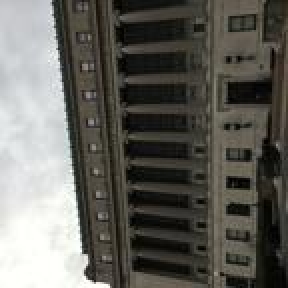
%> input picture data_reshape/ref/but_007_144.jpg, 144 x 144 px (shown 2 times larger)
$ octave --eval "result = sa_sift(imread('data_reshape/ref/but_007_144.jpg'));"   (GNU Octave 9; MATLAB toolbox functions it lacks are replaced by stand-ins)
%> lines starting %> are read from the running program, lines starting %| are printed output that depends on the picture
### im2double2gray.m
function [ I ] = im2double2gray( im )
%im2double2gray
%   image double to gray

I=im2double(im) ;

if(size(I,3) > 1)
  I = rgb2gray( I ) ;
%> I: size 144x144 double
end

end

### sift_precomp/sift.m
function [frames,descriptors,gss,dogss]=sift(I,varargin)
% SIFT Extract SIFT features
%   [FRAMES,DESCR]=SIFT(I) extracts the SIFT frames FRAMES and their
%   descriptors DESCR from the image I.
%
%   The image I must be gray-scale, of storage class DOUBLE and
%   ranging in [0,1].
%
%   FRAMES is a 4xK matrix storing one SIFT frame per column. Its
%   format is:
%
%     FRAMES(1:2,k)  center (X,Y) of the frame k,
%     FRAMES(3,k)    scale SIGMA of the frame k,
%     FRAMES(4,k)    orientation THETA of the frame k.
%
%   Note that the X,Y center coordinates are (0,0) based, contrary to
%   the standard MATLAB convention that uses (1,1) as the top-left
%   image coordiante. The plotting function PLOTSIFTFRAME() and
%   PLOTSIFTDESCRIPTOR() automatically shift the keypoints to the
%   default (1,1) reference.
%
%   DESCR is a DxK matrix stores one descriptor per columm (usually
%   D=128).
%
%   [FRAMES,DESCR,GSS,DOGSS]=SIFT(...) returns the Gaussian and
%   Difference of Gaussians scale spaces computed by the algorithm.
%
%   The function accepts the following option-value pairs:
%
%   Verbosity - Verbosity level [{0},1]
%     0 = quiet, 1 = print detailed progress report
%
%   BoundaryPoint - Remove frames on the image boundaries [0,{1}]
%     Remove points whose descriptor intersects the boundary.
%
%   NumOctaves - Number of octaves [1,2,...]
%     Number of octaves of the Gaussian scale space. By default it is
%     computed to cover all possible feature sizes.
%
%   FirstOctave - Index of the first octave [...,-1,{0},+1,...]
%     Setting the parameter to -1 has the effect of doubling the image
%     before computing the scale space.
%
%   NumLevels - [1,2,...]
%     Number of scale levels within each octave.
%
%   Sigma0 - Base smoothing [pixels]
%     Smoothing of the level 0 of octave 0 of the scale space. By
%     default it is set to be equivalent to the value 1.6 of [1].
%     Since however 1.6 is the smoothing of the level -1 and Simga0
%     of the level 0, the actual value is NOT 1.6.
%
%   SigmaN - Nominal smoothing [pixels, {0.5}]
%     Nominal smoothing of the input image.
%
%   Threshold - Strenght threshold [>= 0, {0.01}]
%     Maxima of the DOG scale space [1] below this threshold are
%     ignored. Smaller values accept more features.
%
%   EdgeThreshold - Localization threshold [>= 0, {10}]
%     Feature which have flattness score [1] above this threshold are
%     ignored. Bigger values accept more features.
%
%   Magnif - Descriptor window magnification
%     See SIFTDESCRIPTOR().
%
%   NumSpatialBins - Number of spatial bins [2,{4},6,...]
%     See SIFTDESCRIPTOR().
%
%   NumOrientbins - Number of orientation bins [1,2,...,{8},...]
%     See SIFTDESCRIPTOR().
%
%  REFERENCES
%  [1] D. G. Lowe, "Distinctive image features from scale-invariant
%      keypoints," IJCV, vol. 2, no. 60, pp. 91 110, 2004.
%
%   See also GAUSSIANSS(), DIFFSS(), PLOTSIFTFRAME(), PLOTSIFTDESCRIPTOR(),
%            SIFTDESCRIPTOR(), SIFTMATCH().
%

% AUTORIGHTS
% Copyright (c) 2006 The Regents of the University of California.
% All Rights Reserved.
%
% Created by Andrea Vedaldi
% UCLA Vision Lab - Department of Computer Science
%
% Permission to use, copy, modify, and distribute this software and its
% documentation for educational, research and non-profit purposes,
% without fee, and without a written agreement is hereby granted,
% provided that the above copyright notice, this paragraph and the
% following three paragraphs appear in all copies.
%
% This software program and documentation are copyrighted by The Regents
% of the University of California. The software program and
% documentation are supplied "as is", without any accompanying services
% from The Regents. The Regents does not warrant that the operation of
% the program will be uninterrupted or error-free. The end-user
% understands that the program was developed for research purposes and
% is advised not to rely exclusively on the program for any reason.
%
% This software embodies a method for which the following patent has
% been issued: "Method and apparatus for identifying scale invariant
% features in an image and use of same for locating an object in an
% image," David G. Lowe, US Patent 6,711,293 (March 23,
% 2004). Provisional application filed March 8, 1999. Asignee: The
% University of British Columbia.
%
% IN NO EVENT SHALL THE UNIVERSITY OF CALIFORNIA BE LIABLE TO ANY PARTY
% FOR DIRECT, INDIRECT, SPECIAL, INCIDENTAL, OR CONSEQUENTIAL DAMAGES,
% INCLUDING LOST PROFITS, ARISING OUT OF THE USE OF THIS SOFTWARE AND
% ITS DOCUMENTATION, EVEN IF THE UNIVERSITY OF CALIFORNIA HAS BEEN
% ADVISED OF THE POSSIBILITY OF SUCH DAMAGE. THE UNIVERSITY OF
% CALIFORNIA SPECIFICALLY DISCLAIMS ANY WARRANTIES, INCLUDING, BUT NOT
% LIMITED TO, THE IMPLIED WARRANTIES OF MERCHANTABILITY AND FITNESS FOR
% A PARTICULAR PURPOSE. THE SOFTWARE PROVIDED HEREUNDER IS ON AN "AS IS"
% BASIS, AND THE UNIVERSITY OF CALIFORNIA HAS NO OBLIGATIONS TO PROVIDE
% MAINTENANCE, SUPPORT, UPDATES, ENHANCEMENTS, OR MODIFICATIONS.

% --------------------------------------------------------------------
%                                                  Check the arguments
% --------------------------------------------------------------------
if(nargin < 1)
  error('At least one argument is required.') ;
end

[M,N,C] = size(I) ;

% Lowe's equivalents choices
S      =  3 ;
omin   = -1 ;
O      = floor(log2(min(M,N)))-omin-3 ; % up to 8x8 images
sigma0 = 1.6*2^(1/S) ;                  % smooth lev. -1 at 1.6
sigman = 0.5 ;
thresh = 0.04 / S / 2 ;
r      = 10 ;
NBP    = 4 ;
NBO    = 8 ;
magnif = 3.0 ;

% Parese input
compute_descriptor = 0 ;
discard_boundary_points = 1 ;
verb = 0 ;

for k=1:2:length(varargin)
  switch lower(varargin{k})

    case 'numoctaves'
      O = varargin{k+1} ;

    case 'firstoctave'
      omin = varargin{k+1} ;

    case 'numlevels'
      S = varargin{k+1} ;

    case 'sigma0'
      sigma0 = varargin{k+1} ;

    case 'sigman'
      sigmaN = varargin{k+1} ;

    case 'threshold'
      thresh = varargin{k+1} ;

    case 'edgethreshold'
      r = varargin{k+1} ;

    case 'boundarypoint'
     discard_boundary_points = varargin{k+1} ;

    case 'numspatialbins'
      NBP = varargin{k+1} ;

    case 'numorientbins'
      NBO = varargin{k+1} ;

    case 'magnif'
      magnif = varargin{k+1} ;

    case 'verbosity'
     verb = varargin{k+1} ;

    otherwise
      error(['Unknown parameter ''' varargin{k} '''.']) ;
  end
end
%> after the loop, NBO = 8; NBP = 4; S = 3; discard_boundary_points = 1; magnif = 3; omin = -1; r = 10; sigma0 = 2.02; thresh = 0.00667; verb = 0

% Arguments sanity check
if C > 1
  error('I should be a grayscale image') ;
end

frames      = [] ;
descriptors = [] ;

% --------------------------------------------------------------------
%                                         SIFT Detector and Descriptor
% --------------------------------------------------------------------

% Compute scale spaces
if verb>0, fprintf('SIFT: computing scale space...') ; tic ; end

gss = gaussianss(I,sigman,O,S,omin,-1,S+1,sigma0) ;

if verb>0, fprintf('(%.3f s gss; ',toc) ; tic ; end

dogss = diffss(gss) ;

if verb > 0, fprintf('%.3f s dogss) done\n',toc) ; end
if verb > 0
  fprintf('SIFT scale space parameters [PropertyName in brackets]\n');
  fprintf('  sigman [SigmaN]        : %f\n', sigman) ;
  fprintf('  sigma0 [Sigma0]        : %f\n', dogss.sigma0) ;
  fprintf('       O [NumOctaves]    : %d\n', dogss.O) ;
  fprintf('       S [NumLevels]     : %d\n', dogss.S) ;
  fprintf('    omin [FirstOctave]   : %d\n', dogss.omin) ;
  fprintf('    smin                 : %d\n', dogss.smin) ;
  fprintf('    smax                 : %d\n', dogss.smax) ;
  fprintf('SIFT detector parameters\n')
  fprintf('  thersh [Threshold]     : %e\n', thresh) ;
  fprintf('       r [EdgeThreshold] : %.3f\n', r) ;
  fprintf('SIFT descriptor parameters\n')
  fprintf('  magnif [Magnif]        : %.3f\n', magnif) ;
  fprintf('     NBP [NumSpatialBins]: %d\n', NBP) ;
  fprintf('     NBO [NumOrientBins] : %d\n', NBO) ;
end

for o=1:gss.O
  if verb > 0
    fprintf('SIFT: processing octave %d\n', o-1+omin) ;
                tic ;
  end

  % Local maxima of the DOG octave
  % The 80% tricks discards early very weak points before refinement.
  idx = siftlocalmax(  dogss.octave{o}, 0.8*thresh  ) ;
  idx = [idx , siftlocalmax( - dogss.octave{o}, 0.8*thresh)] ;

  K=length(idx) ;
  [i,j,s] = ind2sub( size( dogss.octave{o} ), idx ) ;
  y=i-1 ;
  x=j-1 ;
  s=s-1+dogss.smin ;
  oframes = [x(:)';y(:)';s(:)'] ;

  if verb > 0
    fprintf('SIFT: %d initial points (%.3f s)\n', ...
      size(oframes, 2), toc) ;
    tic ;
  end

  % Remove points too close to the boundary
  if discard_boundary_points
    % radius = maginf * sigma * NBP / 2
    % sigma = sigma0 * 2^s/S

    rad = magnif * gss.sigma0 * 2.^(oframes(3,:)/gss.S) * NBP / 2 ;
    sel=find(...
      oframes(1,:)-rad >= 1                     & ...
      oframes(1,:)+rad <= size(gss.octave{o},2) & ...
      oframes(2,:)-rad >= 1                     & ...
      oframes(2,:)+rad <= size(gss.octave{o},1)     ) ;
    oframes=oframes(:,sel) ;

    if verb > 0
      fprintf('SIFT: %d away from boundary\n', size(oframes,2)) ;
      tic ;
    end
  end

  % Refine the location, threshold strength and remove points on edges
  oframes = siftrefinemx(...
    oframes, ...
    dogss.octave{o}, ...
    dogss.smin, ...
    thresh, ...
    r) ;

  if verb > 0
    fprintf('SIFT: %d refined (%.3f s)\n', ...
            size(oframes,2),toc) ;
    tic ;
  end

  % Compute the oritentations
  oframes = siftormx(...
    oframes, ...
    gss.octave{o}, ...
    gss.S, ...
    gss.smin, ...
    gss.sigma0 ) ;

  % Store frames
  x     = 2^(o-1+gss.omin) * oframes(1,:) ;
  y     = 2^(o-1+gss.omin) * oframes(2,:) ;
  sigma = 2^(o-1+gss.omin) * gss.sigma0 * 2.^(oframes(3,:)/gss.S) ;
  frames = [frames, [x(:)' ; y(:)' ; sigma(:)' ; oframes(4,:)] ] ;


  % Descriptors
  if nargout > 1
    if verb > 0
      fprintf('SIFT: computing descriptors...') ;
      tic ;
    end

    sh = siftdescriptor(...
      gss.octave{o}, ...
      oframes, ...
      gss.sigma0, ...
      gss.S, ...
      gss.smin, ...
      'Magnif', magnif, ...
      'NumSpatialBins', NBP, ...
      'NumOrientBins', NBO) ;

    descriptors = [descriptors, sh] ;

    if verb > 0, fprintf('done (%.3f s)\n',toc) ; end
  end
end

### sift_precomp/gaussianss.m
function SS = gaussianss(I,sigman,O,S,omin,smin,smax,sigma0)
%> called with sigman = 0.5, O = 5, S = 3, omin = -1, smin = -1, smax = 4, sigma0 = 2.02
% GAUSSIANSS
%   SS = GAUSSIANSS(I,SIGMAN,O,S,OMIN,SMIN,SMAX,SIGMA0) returns the
%   Gaussian scale space of image I. Image I is assumed to be
%   pre-smoothed at level SIGMAN. O,S,OMIN,SMIN,SMAX,SIGMA0 are the
%   parameters of the scale space as explained in PDF:SIFT.USER.SS.
%
%   See also DIFFSS(), PDF:SIFT.USER.SS.

% History
%  4-15-2006  Fixed some comments

% AUTORIGHTS
% Copyright (c) 2006 The Regents of the University of California.
% All Rights Reserved.
%
% Created by Andrea Vedaldi
% UCLA Vision Lab - Department of Computer Science
%
% Permission to use, copy, modify, and distribute this software and its
% documentation for educational, research and non-profit purposes,
% without fee, and without a written agreement is hereby granted,
% provided that the above copyright notice, this paragraph and the
% following three paragraphs appear in all copies.
%
% This software program and documentation are copyrighted by The Regents
% of the University of California. The software program and
% documentation are supplied "as is", without any accompanying services
% from The Regents. The Regents does not warrant that the operation of
% the program will be uninterrupted or error-free. The end-user
% understands that the program was developed for research purposes and
% is advised not to rely exclusively on the program for any reason.
%
% This software embodies a method for which the following patent has
% been issued: "Method and apparatus for identifying scale invariant
% features in an image and use of same for locating an object in an
% image," David G. Lowe, US Patent 6,711,293 (March 23,
% 2004). Provisional application filed March 8, 1999. Asignee: The
% University of British Columbia.
%
% IN NO EVENT SHALL THE UNIVERSITY OF CALIFORNIA BE LIABLE TO ANY PARTY
% FOR DIRECT, INDIRECT, SPECIAL, INCIDENTAL, OR CONSEQUENTIAL DAMAGES,
% INCLUDING LOST PROFITS, ARISING OUT OF THE USE OF THIS SOFTWARE AND
% ITS DOCUMENTATION, EVEN IF THE UNIVERSITY OF CALIFORNIA HAS BEEN
% ADVISED OF THE POSSIBILITY OF SUCH DAMAGE. THE UNIVERSITY OF
% CALIFORNIA SPECIFICALLY DISCLAIMS ANY WARRANTIES, INCLUDING, BUT NOT
% LIMITED TO, THE IMPLIED WARRANTIES OF MERCHANTABILITY AND FITNESS FOR
% A PARTICULAR PURPOSE. THE SOFTWARE PROVIDED HEREUNDER IS ON AN "AS IS"
% BASIS, AND THE UNIVERSITY OF CALIFORNIA HAS NO OBLIGATIONS TO PROVIDE
% MAINTENANCE, SUPPORT, UPDATES, ENHANCEMENTS, OR MODIFICATIONS.

% --------------------------------------------------------------------
%                                                  Check the arguments
% --------------------------------------------------------------------
if(nargin < 6)
  error('Six arguments are required.') ;
end

if(~isreal(I) || ndims(I) > 2)
  error('I must be a real two dimensional matrix') ;
end

if(smin >= smax)
  error('smin must be greather or equal to smax') ;
end

% --------------------------------------------------------------------
%                                                           Do the job
% --------------------------------------------------------------------

% Scale multiplicative step
k = 2^(1/S) ;
%> k = 1.26

% Lowe's convention: the scale (o,s)=(0,-1) has standard deviation
% 1.6 (was it variance?)
if(nargin < 7)
  sigma0 = 1.6 * k ;
end

dsigma0 = sigma0 * sqrt(1 - 1/k^2) ; % Scale step factor
%> dsigma0 = 1.23
sigman  = 0.5 ;                      % Nominal smoothing of the image

% Scale space structure
SS.O          = O ;
%> SS.O = 5
SS.S          = S ;
%> SS.S = 3
SS.sigma0     = sigma0 ;
%> SS.sigma0 = 2.02
SS.omin       = omin ;
%> SS.omin = -1
SS.smin       = smin ;
SS.smax       = smax ;
%> SS.smax = 4

% If mino < 0, multiply the size of the image.
% (The rest of the code is consistent with this.)
if omin < 0
  for o=1:-omin
    I = doubleSize(I) ;
  end
%> this loop made 1 pass
%> (M in doubleSize, N in doubleSize) on pass 1: (144, 144)
%> pass 1, in gaussianss, `I = doubleSize(I) ;`:
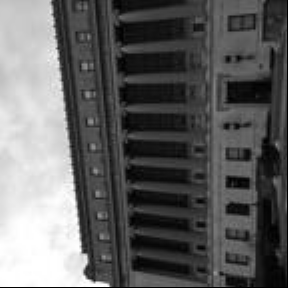
%> I: size 288x288 double; min 0, max 1, mean 0.38
elseif omin > 0
  for o=1:omin
    I = halveSize(I) ;
  end
end

[M,N] = size(I) ;

% Index offset
so = -smin+1 ;

% --------------------------------------------------------------------
%                                                         First octave
% --------------------------------------------------------------------
%
% The first level of the first octave has scale index (o,s) =
% (omin,smin) and scale coordinate
%
%    sigma(omin,smin) = sigma0 2^omin k^smin
%
% The input image I is at nominal scale sigman. Thus in order to get
% the first level of the pyramid we need to apply a smoothing of
%
%   sqrt( (sigma0 2^omin k^smin)^2 - sigman^2 ).
%
% As we have pre-scaled the image omin octaves (up or down,
% depending on the sign of omin), we need to correct this value
% by dividing by 2^omin, getting
%e
%   sqrt( (sigma0 k^smin)^2 - (sigman/2^omin)^2 )
%

if(sigma0 * 2^omin * k^smin < sigman)
  warning('The nominal smoothing exceeds the lowest level of the scale space.') ;
end

SS.octave{1} = zeros(M,N,smax-smin+1) ;
SS.octave{1}(:,:,1)  = imsmooth(I, ...
  sqrt((sigma0*k^smin)^2  - (sigman/2^omin)^2)) ;

for s=smin+1:smax
  % Here we go from (omin,s-1) to (omin,s). The extra smoothing
  % standard deviation is
  %
  %  (sigma0 2^omin 2^(s/S) )^2 - (simga0 2^omin 2^(s/S-1/S) )^2
  %
  % Aftred dividing by 2^omin (to take into account the fact
  % that the image has been pre-scaled omin octaves), the
  % standard deviation of the smoothing kernel is
  %
  %   dsigma = sigma0 k^s sqrt(1-1/k^2)
  %
  dsigma = k^s * dsigma0 ;
  SS.octave{1}(:,:,s +so) = ...
    imsmooth(squeeze(...
    SS.octave{1}(:,:,s-1 +so)...
    ), dsigma )  ;
end
%> this loop made 5 passes
%> dsigma on passes 1 to 5: 1.23, 1.55, 1.95, 2.45, 3.09
%> after the loop, SS = {O 5, S 3, sigma0 2.02, omin -1, smin -1, smax 4}


% --------------------------------------------------------------------
%                                                        Other octaves
% --------------------------------------------------------------------

for o=2:O
  % We need to initialize the first level of octave (o,smin) from
  % the closest possible level of the previous octave. A level (o,s)
  % in this octave corrsponds to the level (o-1,s+S) in the previous
  % octave. In particular, the level (o,smin) correspnds to
  % (o-1,smin+S). However (o-1,smin+S) might not be among the levels
  % (o-1,smin), ..., (o-1,smax) that we have previously computed.
  % The closest pick is
  %
  %                       /  smin+S    if smin+S <= smax
  % (o-1,sbest) , sbest = |
  %                       \  smax      if smin+S > smax
  %
  % The amount of extra smoothing we need to apply is then given by
  %
  %  ( sigma0 2^o 2^(smin/S) )^2 - ( sigma0 2^o 2^(sbest/S - 1) )^2
  %
  % As usual, we divide by 2^o to cancel out the effect of the
  % downsampling and we get
  %
  %  ( sigma 0 k^smin )^2 - ( sigma0 2^o k^(sbest - S) )^2
  %
  sbest = min(smin + S, smax) ;
  TMP = halveSize(squeeze(SS.octave{o-1}(:,:,sbest+so))) ;
  target_sigma = sigma0 * k^smin ;
    prev_sigma = sigma0 * k^(sbest - S) ;

  if(target_sigma > prev_sigma)
          TMP = imsmooth(TMP, sqrt(target_sigma^2 - prev_sigma^2) ) ;
  end
  [M,N] = size(TMP) ;

  SS.octave{o} = zeros(M,N,smax-smin+1) ;
  SS.octave{o}(:,:,1) = TMP ;

  for s=smin+1:smax
    % The other levels are determined as above for the first octave.
    dsigma = k^s * dsigma0 ;
    SS.octave{o}(:,:,s +so) = ...
      imsmooth(squeeze(...
      SS.octave{o}(:,:,s-1 +so)...
      ), dsigma)  ;
  end

end
%> this loop made 4 passes
%> (M, N) on passes 1 to 4: (144, 144), (72, 72), (36, 36), (18, 18)
%> pass 1, in halveSize, `J=I(1:2:end,1:2:end) ;`:
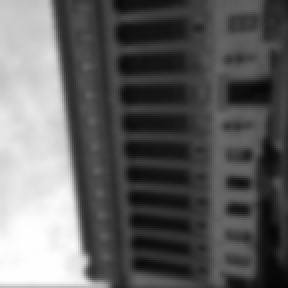
%> J: size 144x144 double (shown 2 times larger); min 0.0224, max 1, mean 0.381
%> pass 2, in halveSize (call 2), `J=I(1:2:end,1:2:end) ;`:
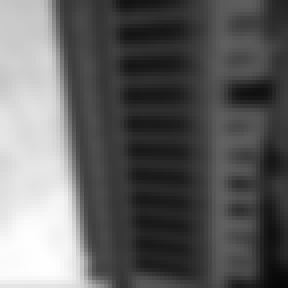
%> J: size 72x72 double (shown 4 times larger); min 0.03, max 0.999, mean 0.383
%> pass 3, in halveSize (call 3), `J=I(1:2:end,1:2:end) ;`:
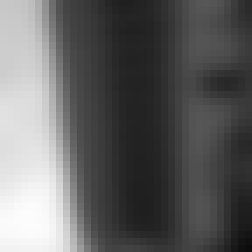
%> J: size 36x36 double (shown 7 times larger); min 0.0528, max 0.992, mean 0.387

% -------------------------------------------------------------------------
%                                                       Auxiliary functions
% -------------------------------------------------------------------------
function J = doubleSize(I)
[M,N]=size(I) ;
J = zeros(2*M,2*N) ;
J(1:2:end,1:2:end) = I ;
J(2:2:end-1,2:2:end-1) = ...
  0.25*I(1:end-1,1:end-1) + ...
  0.25*I(2:end,1:end-1) + ...
  0.25*I(1:end-1,2:end) + ...
  0.25*I(2:end,2:end) ;
J(2:2:end-1,1:2:end) = ...
  0.5*I(1:end-1,:) + ...
    0.5*I(2:end,:) ;
J(1:2:end,2:2:end-1) = ...
  0.5*I(:,1:end-1) + ...
    0.5*I(:,2:end) ;

function J = halveSize(I)
J=I(1:2:end,1:2:end) ;
% [5 lines of commented-out code are left out]

### sift_precomp/diffss.m
function dss = diffss(ss)
% DIFFSS  Difference of scale space
%   DSS=DIFFSS(SS) returns a scale space DSS obtained by subtracting
%   consecutive levels of the scale space SS.
%
%   In SIFT, this function is used to compute the difference of
%   Gaussian scale space from the Gaussian scale space of an image.
%
%   See also GAUSSIANSS(), PDF:SIFT.USER.SS.

% AUTORIGHTS
% Copyright (c) 2006 The Regents of the University of California.
% All Rights Reserved.
%
% Created by Andrea Vedaldi
% UCLA Vision Lab - Department of Computer Science
%
% Permission to use, copy, modify, and distribute this software and its
% documentation for educational, research and non-profit purposes,
% without fee, and without a written agreement is hereby granted,
% provided that the above copyright notice, this paragraph and the
% following three paragraphs appear in all copies.
%
% This software program and documentation are copyrighted by The Regents
% of the University of California. The software program and
% documentation are supplied "as is", without any accompanying services
% from The Regents. The Regents does not warrant that the operation of
% the program will be uninterrupted or error-free. The end-user
% understands that the program was developed for research purposes and
% is advised not to rely exclusively on the program for any reason.
%
% This software embodies a method for which the following patent has
% been issued: "Method and apparatus for identifying scale invariant
% features in an image and use of same for locating an object in an
% image," David G. Lowe, US Patent 6,711,293 (March 23,
% 2004). Provisional application filed March 8, 1999. Asignee: The
% University of British Columbia.
%
% IN NO EVENT SHALL THE UNIVERSITY OF CALIFORNIA BE LIABLE TO ANY PARTY
% FOR DIRECT, INDIRECT, SPECIAL, INCIDENTAL, OR CONSEQUENTIAL DAMAGES,
% INCLUDING LOST PROFITS, ARISING OUT OF THE USE OF THIS SOFTWARE AND
% ITS DOCUMENTATION, EVEN IF THE UNIVERSITY OF CALIFORNIA HAS BEEN
% ADVISED OF THE POSSIBILITY OF SUCH DAMAGE. THE UNIVERSITY OF
% CALIFORNIA SPECIFICALLY DISCLAIMS ANY WARRANTIES, INCLUDING, BUT NOT
% LIMITED TO, THE IMPLIED WARRANTIES OF MERCHANTABILITY AND FITNESS FOR
% A PARTICULAR PURPOSE. THE SOFTWARE PROVIDED HEREUNDER IS ON AN "AS IS"
% BASIS, AND THE UNIVERSITY OF CALIFORNIA HAS NO OBLIGATIONS TO PROVIDE
% MAINTENANCE, SUPPORT, UPDATES, ENHANCEMENTS, OR MODIFICATIONS.

dss.smin = ss.smin ;
%> dss.smin = -1
dss.smax = ss.smax-1 ;
%> dss.smax = 3
dss.omin = ss.omin ;
%> dss.omin = -1
dss.O = ss.O ;
%> dss.O = 5
dss.S = ss.S ;
%> dss.S = 3
dss.sigma0 = ss.sigma0 ;
%> dss.sigma0 = 2.02

for o=1:dss.O
  % Can be done at once, but it turns out to be faster
  % this way
  [M,N,S] = size(ss.octave{o}) ;
  dss.octave{o} = zeros(M,N,S-1) ;
  for s=1:S-1
    dss.octave{o}(:,:,s) = ...
        ss.octave{o}(:,:,s+1) - ss.octave{o}(:,:,s) ;
  end
end
%> this loop made 5 passes
%> after the loop, dss = {smin -1, smax 3, omin -1, O 5, S 3, sigma0 2.02}

### sa_sift.m
function [ descr ] = sa_sift( im )
%sa_sift
%   get sift descriptor
% Author: Yizhou Wang

I=im2double2gray(im) ;
I=I-min(I(:)) ;
I=I/max(I(:)) ;

[frames,descr,gss,dogss] = sift( I );
%> the loop in sift, `for o=1:gss.O` made 1 pass
%> the run ends on the next line

end
